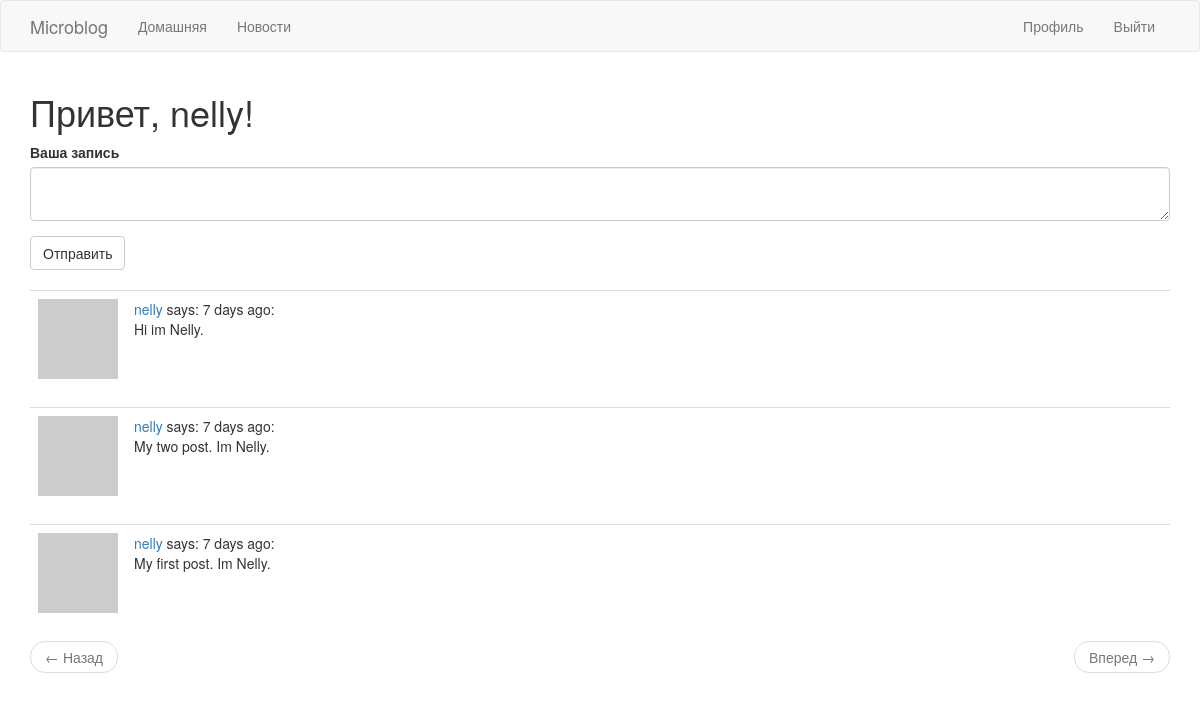
The page /index (signed in) on the database its author committed.
### app/models.py (models this page shows, shortened)
class User(UserMixin, db.Model):
	id = db.Column(db.Integer, primary_key=True)
	username = db.Column(db.String(32), index=True, unique=True)
	email = db.Column(db.String(128), index=True, unique=True)
	password_hash = db.Column(db.String(128))
	posts = db.relationship('Post', backref='author', lazy='dynamic')
	about_me = db.Column(db.String(140))
	last_seen = db.Column(db.DateTime, default=datetime.utcnow)
	followed = db.relationship(
		'User', secondary=followers,
		primaryjoin=(followers.c.follower_id==id),
		secondaryjoin=(followers.c.followed_id == id),
		backref=db.backref('followers', lazy='dynamic'),
		lazy='dynamic')
	def avatar(self, size):
		digest = md5(self.email.lower().encode('utf-8')).hexdigest()
		return 'https://www.gravatar.com/avatar/{}?d=identicon&s={}'.format(digest, size)
	def followed_post(self):
		followed = Post.query.join(followers,
		    (followers.c.followed_id == Post.user_id)).filter(
		        followers.c.follower_id == self.id)
		own = Post.query.filter_by(user_id = self.id)
		return followed.union(own).order_by(Post.timestamp.desc())

class Post(db.Model):
	id = db.Column(db.Integer, primary_key=True)
	body = db.Column(db.String(256))
	timestamp = db.Column(db.DateTime(), default=datetime.utcnow)
	user_id = db.Column(db.Integer, db.ForeignKey('user.id'))

### app/routers.py (the view)
@app.route('/', methods=['GET','POST'])
@app.route('/index', methods=['GET','POST'])
@login_required
def index():
	form = PostForm()
	if form.validate_on_submit():
		post = Post(body=form.post.data, author=current_user)
		db.session.add(post)
		db.session.commit()
		flash('Ваши записи')
		return redirect(url_for('index'))
	page = request.args.get('page', 1, type=int)
	posts = current_user.followed_post().paginate(
	    page, app.config['POSTS_PER_PAGE'], False)
	next_url = url_for('index', page=posts.next_num) if posts.has_next else None
	prev_url = url_for('index', page=posts.prev_num) if posts.has_prev else None
	return render_template('index.html', title = 'Home', form=form, posts = posts.items,
	    next_url=next_url, prev_url=prev_url)

### app/forms.py
class PostForm(FlaskForm):
	post = TextAreaField('Ваша запись', validators=[DataRequired(), Length(min=1, max=140)])
	submit = SubmitField('Отправить')

### app/models.py (called while the page is built)
@login.user_loader
def load_user(id):
	return User.query.get(int(id))

### app/routers.py (called while the page is built)
@app.before_request
def before_request():
	if current_user.is_authenticated:
		current_user.last_seen = datetime.utcnow()
		db.session.commit()

### app/templates/index.html
{% extends "base.html" %}
{% import 'bootstrap/wtf.html' as wtf %}
{% block app_content %}
    <h1>Привет, {{ current_user.username }}!</h1>
    {% if form %}
    {{ wtf.quick_form(form) }}
    <br>
    {% endif %}
    {% for post in posts %}
        {% include '_post.html' %}
    {% endfor %}
    <nav aria-label="...">
        <ul class="pager">
            <li class="previous{% if not prev_url %} disabled{% endif %}">
                <a href="{{ prev_url or '#' }}">
                    <span aria-hidden="true">&larr;</span> Назад
                </a>
            </li>
            <li class="next{% if not next_url %} disabled{% endif %}">
                <a href="{{ next_url or '#' }}">
                    Вперед <span aria-hidden="true">&rarr;</span>
                </a>
            </li>
        </ul>
    </nav>
{% endblock %}

### app/templates/_post.html
    <table class="table table-hover">
        <tr>
            <td width="70px">
                <a href="{{ url_for('user', username=post.author.username) }}">
                    <img src="{{ post.author.avatar(70) }}" />
                </a>
            </td>
            <td>
                <a href="{{ url_for('user', username=post.author.username) }}">
                    {{ post.author.username }}
                </a>
                says: {{ moment(post.timestamp).fromNow() }}:
                <br>
                {{ post.body }}
            </td>
        </tr>
    </table>

### rows shown on the page
User: username "nelly"
Post: author.username "nelly", timestamp "7 days ago", body "Hi im Nelly."
Post: author.username "nelly", timestamp "7 days ago", body "My two post. Im Nelly."
Post: author.username "nelly", timestamp "7 days ago", body "My first post. Im Nelly."
